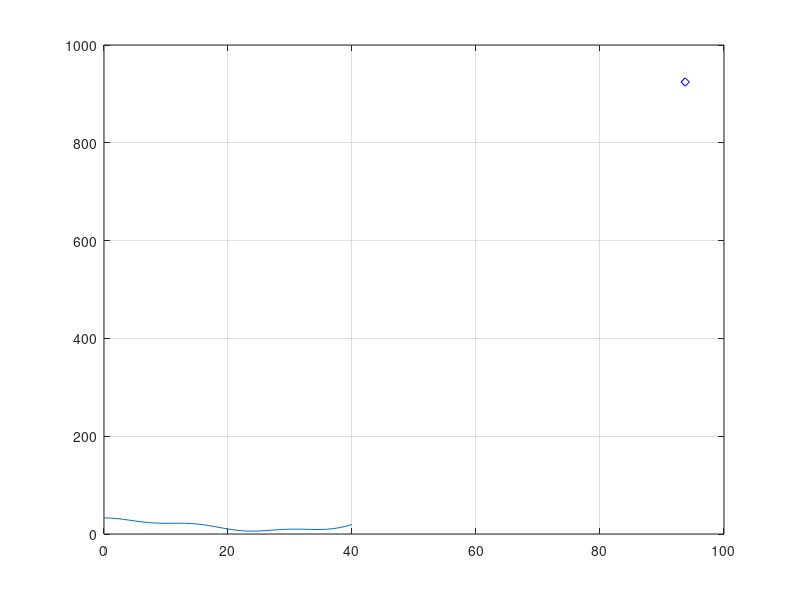

MATLAB code to generate this figure:
clc, clear
% Sacar velocidad negativa
% Que se dejen de ver los puntos anteriores

% Datos
g = 9.81;

del_t = input("Dame el tamaño de paso del tiempo (s): ");
t = del_t;

v0 = input("Dame la velocidad inicial (m/s): ");

x0 = 27;
y0 = (x0.^3/500) - (3*x0.^2)/35 + 3*cos((2*3.141592*x0)/15) + 30;
yn = 0;



% Vía
x_via = 0:40;
y_via =(x_via.^3/500) - (3*x_via.^2)/35 + 3*cos((2*3.141592*x_via)/15) + 30;
hold on;
plot(x_via,y_via);


% Gráfica
box on;
grid on;

while x0 <= 35

    % Velocidad y posición
    % Variable raiz abajo un if que sea si raiz es mayor a 0 el codigo se
    % sigue si v es negativa


% Declarar una variable nueva:
  raizv = (v0.^2) - (2*g) * (yn-y0) ;
   if raizv > 0
       v = sqrt(raizv);

   else
       v = raizv; 
   end     
    
    xn = x0 + v * t;
    yn = (xn.^3/500) - (3*xn.^2)/35 + 3*cos((2*3.141592*xn)/15) + 30;
    % Velocidad 

    % Actualizar valores de variables
    v0 = v;
    x0 = xn;
    y0 = yn;
    t = t + del_t;

    fprintf("%f = %f , %f \n", t, xn, yn)

    % Punto que se mueve
    carro = plot(xn,yn,'db');
    drawnow
    pause(t/10)
    
    
end
hold off;

%%
v0 = input("Velocidad: ") ;
g = 9.81;
yn = 5;
y0 = 0;
v = v0;

while v > 0
raizv = (v0.^2) - (2*g) * (yn-y0) ;
   if raizv > 0
       v = sqrt(raizv);

   else
       v = raizv; 
   end     
   
   disp(v)
   v0 = v;
end
